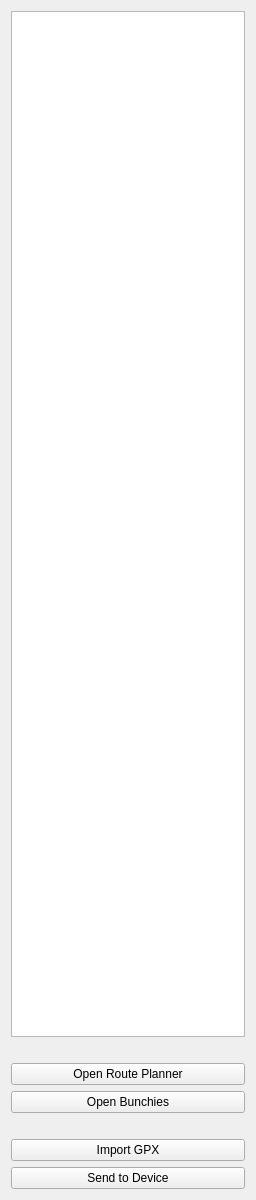
<?xml version="1.0" encoding="UTF-8"?>
<ui version="4.0">
 <class>Widget</class>
 <widget class="QWidget" name="Widget">
  <property name="geometry">
   <rect>
    <x>0</x>
    <y>0</y>
    <width>256</width>
    <height>1200</height>
   </rect>
  </property>
  <property name="sizePolicy">
   <sizepolicy hsizetype="Fixed" vsizetype="Fixed">
    <horstretch>0</horstretch>
    <verstretch>0</verstretch>
   </sizepolicy>
  </property>
  <property name="minimumSize">
   <size>
    <width>256</width>
    <height>1200</height>
   </size>
  </property>
  <property name="windowTitle">
   <string>Widget</string>
  </property>
  <layout class="QVBoxLayout" name="verticalLayout">
   <property name="sizeConstraint">
    <enum>QLayout::SizeConstraint::SetNoConstraint</enum>
   </property>
   <item>
    <widget class="QListWidget" name="listWidget"/>
   </item>
   <item>
    <spacer name="verticalSpacer">
     <property name="orientation">
      <enum>Qt::Orientation::Vertical</enum>
     </property>
     <property name="sizeType">
      <enum>QSizePolicy::Policy::Fixed</enum>
     </property>
     <property name="sizeHint" stdset="0">
      <size>
       <width>20</width>
       <height>20</height>
      </size>
     </property>
    </spacer>
   </item>
   <item>
    <widget class="QPushButton" name="btnOpen">
     <property name="text">
      <string>Open Route Planner</string>
     </property>
    </widget>
   </item>
   <item>
    <widget class="QPushButton" name="btnBunchies">
     <property name="text">
      <string>Open Bunchies</string>
     </property>
    </widget>
   </item>
   <item>
    <layout class="QVBoxLayout" name="verticalLayout_2">
     <item>
      <spacer name="verticalSpacer_2">
       <property name="orientation">
        <enum>Qt::Orientation::Vertical</enum>
       </property>
       <property name="sizeType">
        <enum>QSizePolicy::Policy::Fixed</enum>
       </property>
       <property name="sizeHint" stdset="0">
        <size>
         <width>20</width>
         <height>20</height>
        </size>
       </property>
      </spacer>
     </item>
     <item>
      <widget class="QPushButton" name="btnImport">
       <property name="text">
        <string>Import GPX</string>
       </property>
      </widget>
     </item>
     <item>
      <layout class="QHBoxLayout" name="horizontalLayout"/>
     </item>
     <item>
      <widget class="QPushButton" name="btnSend">
       <property name="text">
        <string>Send to Device</string>
       </property>
      </widget>
     </item>
    </layout>
   </item>
  </layout>
 </widget>
 <resources/>
 <connections/>
</ui>
